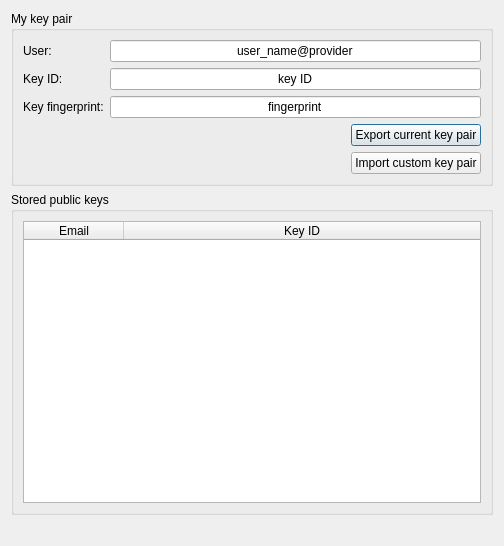
<?xml version="1.0" encoding="UTF-8"?>
<ui version="4.0">
 <class>AdvancedKeyManagement</class>
 <widget class="QDialog" name="AdvancedKeyManagement">
  <property name="geometry">
   <rect>
    <x>0</x>
    <y>0</y>
    <width>504</width>
    <height>546</height>
   </rect>
  </property>
  <property name="windowTitle">
   <string>Advanced Key Management</string>
  </property>
  <property name="windowIcon">
   <iconset resource="../../../../../data/resources/mainwindow.qrc">
    <normaloff>:/images/mask-icon.png</normaloff>:/images/mask-icon.png</iconset>
  </property>
  <layout class="QGridLayout" name="gridLayout_4">
   <item row="1" column="0" colspan="2">
    <widget class="QGroupBox" name="gbMyKeyPair">
     <property name="title">
      <string>My key pair</string>
     </property>
     <layout class="QGridLayout" name="gridLayout_3">
      <item row="0" column="0">
       <widget class="QLabel" name="label">
        <property name="text">
         <string>User:</string>
        </property>
       </widget>
      </item>
      <item row="0" column="1">
       <widget class="QLineEdit" name="leUser">
        <property name="enabled">
         <bool>true</bool>
        </property>
        <property name="text">
         <string>user_name@provider</string>
        </property>
        <property name="alignment">
         <set>Qt::AlignCenter</set>
        </property>
        <property name="readOnly">
         <bool>true</bool>
        </property>
       </widget>
      </item>
      <item row="1" column="0">
       <widget class="QLabel" name="label_3">
        <property name="text">
         <string>Key ID:</string>
        </property>
       </widget>
      </item>
      <item row="1" column="1">
       <widget class="QLineEdit" name="leKeyID">
        <property name="enabled">
         <bool>true</bool>
        </property>
        <property name="text">
         <string>key ID</string>
        </property>
        <property name="alignment">
         <set>Qt::AlignCenter</set>
        </property>
        <property name="readOnly">
         <bool>true</bool>
        </property>
       </widget>
      </item>
      <item row="2" column="0">
       <widget class="QLabel" name="label_5">
        <property name="text">
         <string>Key fingerprint:</string>
        </property>
       </widget>
      </item>
      <item row="2" column="1">
       <widget class="QLineEdit" name="leFingerprint">
        <property name="enabled">
         <bool>true</bool>
        </property>
        <property name="text">
         <string>fingerprint</string>
        </property>
        <property name="alignment">
         <set>Qt::AlignCenter</set>
        </property>
        <property name="readOnly">
         <bool>true</bool>
        </property>
       </widget>
      </item>
      <item row="3" column="0" colspan="2">
       <layout class="QGridLayout" name="gridLayout">
        <item row="1" column="1">
         <widget class="QPushButton" name="pbExportKeys">
          <property name="text">
           <string>Export current key pair</string>
          </property>
         </widget>
        </item>
        <item row="1" column="0" rowspan="2">
         <spacer name="horizontalSpacer">
          <property name="orientation">
           <enum>Qt::Horizontal</enum>
          </property>
          <property name="sizeHint" stdset="0">
           <size>
            <width>40</width>
            <height>20</height>
           </size>
          </property>
         </spacer>
        </item>
        <item row="2" column="1">
         <widget class="QPushButton" name="pbImportKeys">
          <property name="text">
           <string>Import custom key pair</string>
          </property>
         </widget>
        </item>
       </layout>
      </item>
     </layout>
     <zorder>leKeyID</zorder>
     <zorder>leUser</zorder>
     <zorder>leFingerprint</zorder>
     <zorder>label_3</zorder>
     <zorder>label_5</zorder>
     <zorder>label</zorder>
    </widget>
   </item>
   <item row="2" column="0" colspan="2">
    <widget class="QGroupBox" name="gbStoredPublicKeys">
     <property name="title">
      <string>Stored public keys</string>
     </property>
     <layout class="QGridLayout" name="gridLayout_2">
      <item row="0" column="0">
       <widget class="QTableWidget" name="twPublicKeys">
        <property name="editTriggers">
         <set>QAbstractItemView::NoEditTriggers</set>
        </property>
        <property name="alternatingRowColors">
         <bool>true</bool>
        </property>
        <property name="selectionMode">
         <enum>QAbstractItemView::SingleSelection</enum>
        </property>
        <property name="selectionBehavior">
         <enum>QAbstractItemView::SelectRows</enum>
        </property>
        <property name="textElideMode">
         <enum>Qt::ElideRight</enum>
        </property>
        <attribute name="horizontalHeaderStretchLastSection">
         <bool>true</bool>
        </attribute>
        <column>
         <property name="text">
          <string>Email</string>
         </property>
        </column>
        <column>
         <property name="text">
          <string>Key ID</string>
         </property>
        </column>
       </widget>
      </item>
     </layout>
    </widget>
   </item>
   <item row="3" column="0" colspan="2">
    <widget class="QLabel" name="lblStatus">
     <property name="text">
      <string/>
     </property>
    </widget>
   </item>
  </layout>
 </widget>
 <resources>
  <include location="../../../../../data/resources/mainwindow.qrc"/>
 </resources>
 <connections/>
</ui>
